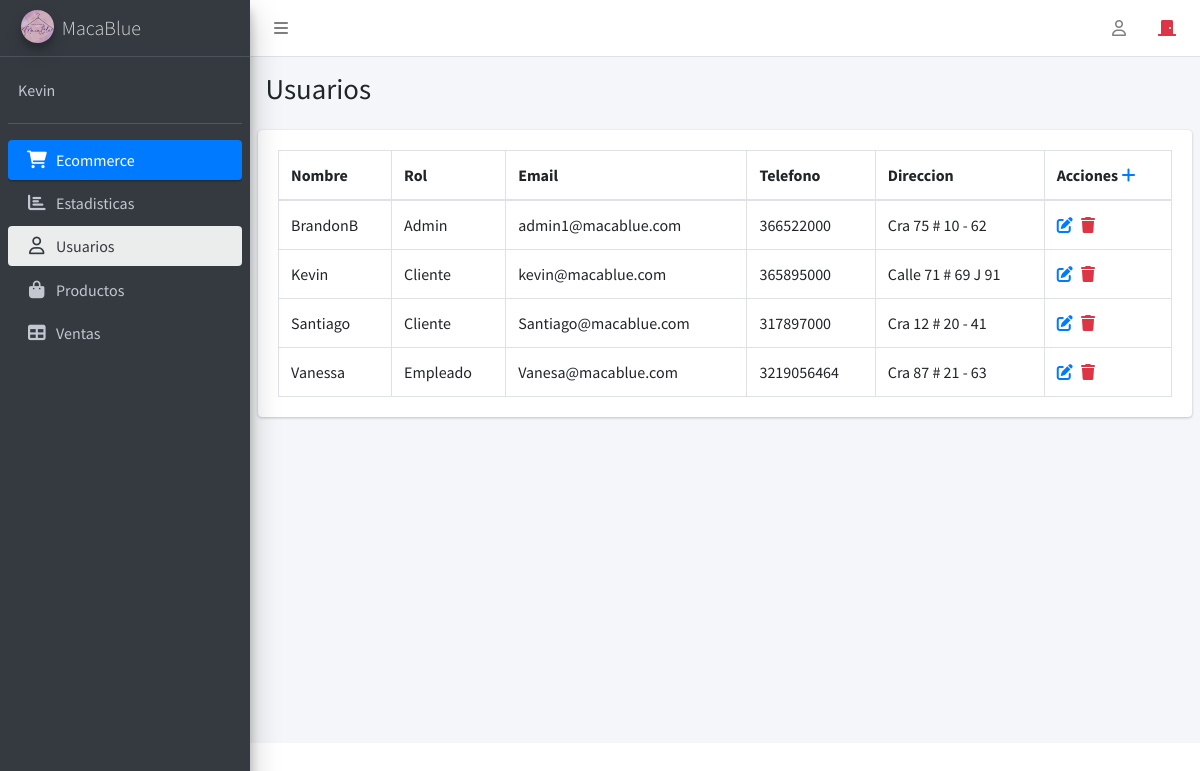
Page /admin/panel.php?modulo=usuarios (signed in) on the committed database.
### tables this page shows
CREATE TABLE `usarios` (
  `Id_Usuario` int(11) NOT NULL,
  `Email` varchar(255) NOT NULL,
  `Passw` varchar(255) NOT NULL,
  `Nombre` varchar(255) NOT NULL,
  `Telefono` varchar(10) NOT NULL,
  `Direccion` varchar(255) NOT NULL,
  `Id_Rol` int(10) NOT NULL
);

CREATE TABLE `roles` (
  `Id_Rol` int(10) NOT NULL,
  `Rol` varchar(255) NOT NULL
);

### admin/usuarios.php (the view, shortened to what this page needs)
<?php
include_once"db.ecommerce.php";
$conn = mysqli_connect($host,$user,$pass,$db);
    ?>
<div class="content-wrapper">
    <section class="content-header">
      <div class="container-fluid">
        <div class="row mb-2">
          <div class="col-sm-6">
            <h1>Usuarios</h1>
          </div>
        </div>
      </div>
    </section>
    <section class="content">
      <div class="row">
        <div class="col-12">
          <div class="card">
            <div class="card-body">
              <table id="example2" class="table table-bordered table-hover">
                <thead>
                <tr>
                  <th>Nombre</th>
                  <th>Rol</th>
                  <th>Email</th>
                  <th>Telefono</th>
                  <th>Direccion</th>
                  <th>Acciones
                    <a href="panel.php?modulo=crearUsuario"><i class ="fas fa-plus" aria-hidden="true"></i></a>
                  </th>
                </tr>
                </thead>
                <tbody>
                  <?php
                  $query = "SELECT u.Id_Usuario, u.Email, u.Nombre, u.Telefono, u.Direccion, r.Rol
                            FROM usarios u
                            JOIN roles r ON u.Id_Rol = r.Id_Rol";
                  $result = mysqli_query($conn,$query);
                  while($row=mysqli_fetch_assoc($result)){
                  ?>
                <tr>
                  <td><?php echo $row['Nombre']?></td>
                  <td><?php echo $row['Rol']?></td>
                  <td><?php echo $row['Email']?></td>
                  <td><?php echo $row['Telefono']?></td>
                  <td><?php echo $row['Direccion']?></td>
                  <td>
                    <a href="panel.php?modulo=editarUsuario&Id_Usuario=<?php echo $row['Id_Usuario']?>"style="margin-right: 5px;"></style><i class ="fas fa-edit"></i></a>
                    <a href="panel.php?modulo=usuarios&Id_Borrar=<?php echo $row['Id_Usuario']?>"class="text-danger borrar"><i class ="fas fa-trash"></i></a>
                  </td>
                </tr>
                <?php
                  }
                  ?>
                </tbody>
              </table>
            </div>
          </div>
        </div>
      </div>
    </section>
  </div>

### rows in the picture
usarios: Nombre "BrandonB", Id_Rol.Rol "Admin", Email "admin1@macablue.com", Telefono "366522000", Direccion "Cra 75 # 10 - 62"
usarios: Nombre "Kevin", Id_Rol.Rol "Cliente", Email "kevin@macablue.com", Telefono "365895000", Direccion "Calle 71 # 69 J 91"
usarios: Nombre "Santiago", Id_Rol.Rol "Cliente", Email "Santiago@macablue.com", Telefono "317897000", Direccion "Cra 12 # 20 - 41"
usarios: Nombre "Vanessa", Id_Rol.Rol "Empleado", Email "Vanesa@macablue.com", Telefono "3219056464", Direccion "Cra 87 # 21 - 63"

### other values in the picture
$_SESSION['Nombre'] "Kevin"
